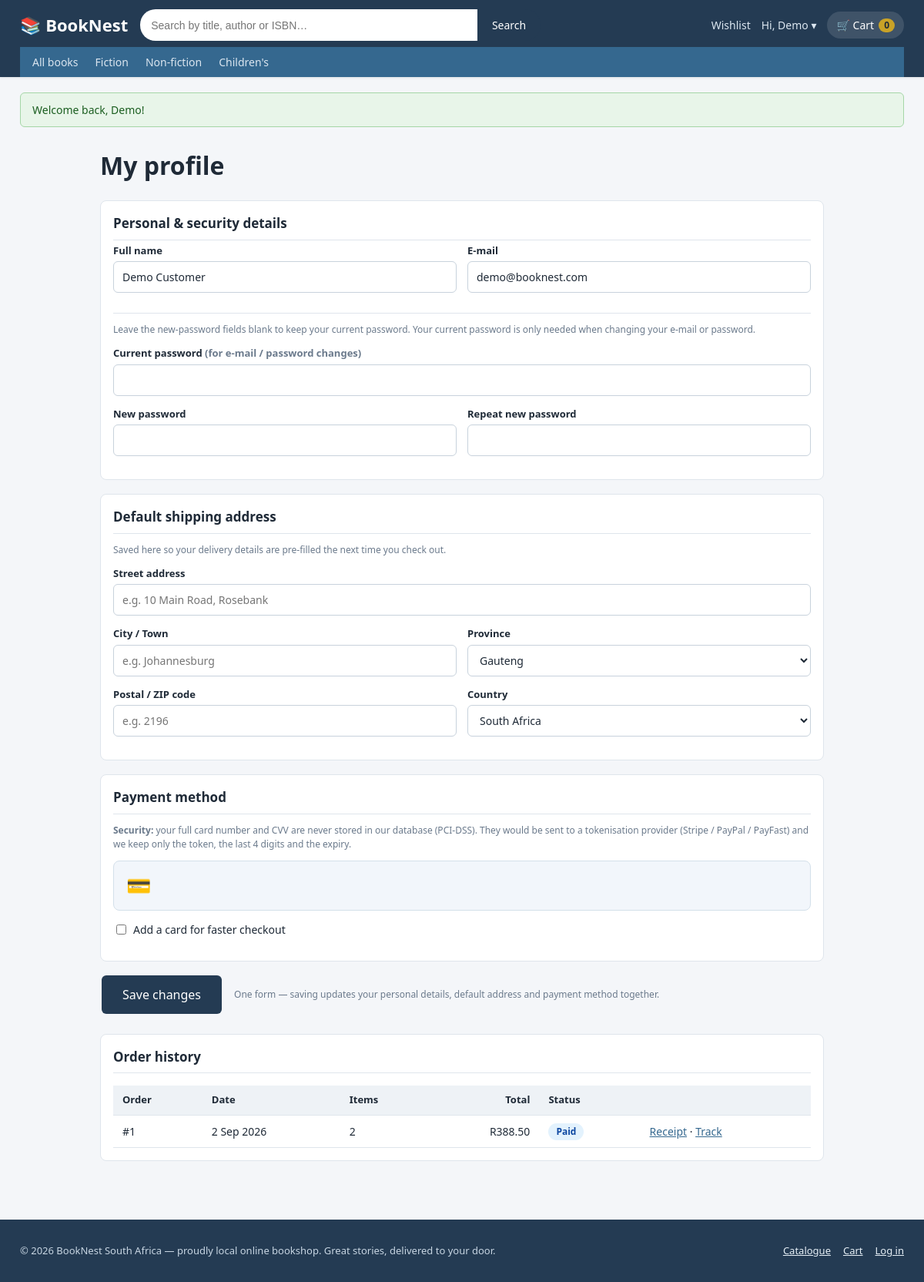
The app's page /profile.php (signed in) with its own data.
### tables this page shows
CREATE TABLE users (
    UserID      INT            NOT NULL AUTO_INCREMENT,
    Name        VARCHAR(60)    NOT NULL,
    Email       VARCHAR(120)   NOT NULL,
    Password    VARCHAR(255)   NOT NULL,             
    Role        ENUM('Customer','Admin') NOT NULL DEFAULT 'Customer',
    DateCreated DATETIME       NOT NULL DEFAULT CURRENT_TIMESTAMP,
     
    ShipStreet    VARCHAR(160) NULL,
    ShipCity      VARCHAR(60)  NULL,
    ShipProvince  VARCHAR(60)  NULL,
    ShipPostcode  VARCHAR(12)  NULL,
    ShipCountry   VARCHAR(60)  NULL DEFAULT 'South Africa',
     
    CardToken     VARCHAR(100) NULL,
    CardLast4     VARCHAR(4)   NULL,
    CardExpiry    CHAR(5)      NULL,
    PRIMARY KEY (UserID),
    UNIQUE KEY uq_users_email (Email)
);

CREATE TABLE orders (
    OrderID           INT          NOT NULL AUTO_INCREMENT,
    UserID            INT          NOT NULL,
    OrderDate         DATETIME     NOT NULL DEFAULT CURRENT_TIMESTAMP,
    TotalAmount       DECIMAL(8,2) NOT NULL,
    Status            ENUM('Pending','Paid','Shipped','Completed') NOT NULL DEFAULT 'Pending',
     
    ShipName          VARCHAR(60)  NULL,
    ShipAddress       VARCHAR(160) NULL,
    ShipCity          VARCHAR(60)  NULL,
    ShipPostcode      VARCHAR(12)  NULL,
    ShipCountry       VARCHAR(60)  NULL,
    ShipPhone         VARCHAR(30)  NULL,
     
    ShipMethod        ENUM('Standard','Express','Priority') NOT NULL DEFAULT 'Standard',
    ShipCost          DECIMAL(6,2) NOT NULL DEFAULT 0.00,
    EstimatedDelivery DATE         NULL,
    Carrier           VARCHAR(60)  NULL,
    TrackingNumber    VARCHAR(40)  NULL,
    ShippedDate       DATETIME     NULL,
    DeliveredDate     DATETIME     NULL,
     
    PromoCode         VARCHAR(40)  NULL,
    DiscountAmount    DECIMAL(8,2) NOT NULL DEFAULT 0.00,
    PRIMARY KEY (OrderID),
    KEY idx_orders_user (UserID),
    KEY idx_orders_status (Status),
    CONSTRAINT fk_orders_user FOREIGN KEY (UserID)
        REFERENCES users(UserID) ON DELETE RESTRICT ON UPDATE CASCADE
);

### public/includes/db.php (called while the page is built, shortened)
<?php
final class DatabaseConnection
{
    private static ?DatabaseConnection $instance = null;
    private PDO $pdo;
    private function __construct()
    {
        $dsn = sprintf('mysql:host=%s;port=%d;dbname=%s;charset=utf8mb4',
            DB_HOST, DB_PORT, DB_NAME);
        $this->pdo = new PDO($dsn, DB_USER, DB_PASS, [
            PDO::ATTR_ERRMODE            => PDO::ERRMODE_EXCEPTION,
            PDO::ATTR_DEFAULT_FETCH_MODE => PDO::FETCH_ASSOC,
            PDO::ATTR_EMULATE_PREPARES   => false,
            PDO::ATTR_STRINGIFY_FETCHES  => false,
        ]);
    }
    public static function getInstance(): self
    {
        if (self::$instance === null) {
            self::$instance = new self();
        }
        return self::$instance;
    }
    public function pdo(): PDO
    {
        return $this->pdo;
    }
}

### public/includes/init.php (called while the page is built, shortened)
<?php
require_once __DIR__ . '/db.php';
require_once __DIR__ . '/functions.php';
function db(): PDO
{
    return DatabaseConnection::getInstance()->pdo();
}

### public/profile.php (the view, shortened to what this page needs)
<?php
require_once __DIR__ . '/includes/init.php';
$user = current_user();
$rowQ = db()->prepare('SELECT * FROM users WHERE UserID = ?');
$rowQ->execute([$user['UserID']]);
$dbRow = $rowQ->fetch();
$provinces = [
    'Gauteng', 'Western Cape', 'Eastern Cape', 'KwaZulu-Natal', 'Free State',
    'Limpopo', 'Mpumalanga', 'Northern Cape', 'North West',
];
$countries = [
    'South Africa', 'Botswana', 'Eswatini', 'Lesotho', 'Namibia', 'Zimbabwe',
    'Mozambique', 'Zambia', 'Angola', 'Nigeria', 'Kenya', 'Tanzania', 'Ghana',
    'United Kingdom', 'United States', 'Australia', 'Canada', 'Germany', 'France', 'Netherlands',
];
$fv = [
    'name'     => $user['Name'],
    'email'    => $user['Email'],
    'street'   => (string) ($dbRow['ShipStreet'] ?? ''),
    'city'     => (string) ($dbRow['ShipCity'] ?? ''),
    'province' => (string) ($dbRow['ShipProvince'] ?? 'Gauteng'),
    'postcode' => (string) ($dbRow['ShipPostcode'] ?? ''),
    'country'  => (string) ($dbRow['ShipCountry'] ?? STORE_COUNTRY),
];
$savedCard = $dbRow['CardLast4']
    ? ['last4' => $dbRow['CardLast4'], 'expiry' => $dbRow['CardExpiry'], 'token' => $dbRow['CardToken']]
    : null;
$replaceMode = false;
$orders = db()->prepare(
    'SELECT o.*, (SELECT COUNT(*) FROM order_details od WHERE od.OrderID = o.OrderID) AS items
       FROM orders o WHERE o.UserID = ? ORDER BY o.OrderDate DESC'
);
$orders->execute([$user['UserID']]);
$orderList = $orders->fetchAll();
include __DIR__ . '/includes/header.php';
?>
<div class="profile-page">
  <h1>My profile</h1>
  <form method="post" action="profile.php" id="profileForm" data-validate>
    <section class="panel profile-card">
      <h2>Personal &amp; security details</h2>
      <div class="field-row">
        <div class="field">
          <label for="name">Full name</label>
          <input type="text" id="name" name="name" value="<?= e($fv['name']) ?>" required
                 data-rules="required|min:2" minlength="2">
        </div>
        <div class="field">
          <label for="email">E-mail</label>
          <input type="email" id="email" name="email" value="<?= e($fv['email']) ?>" required
                 data-rules="required|email">
        </div>
      </div>
      <hr>
      <p class="muted small">Leave the new-password fields blank to keep your current password.
        Your current password is only needed when changing your e-mail or password.</p>
      <div class="field">
        <label for="current_password">Current password <span class="muted">(for e-mail / password changes)</span></label>
        <input type="password" id="current_password" name="current_password" autocomplete="current-password">
      </div>
      <div class="field-row">
        <div class="field">
          <label for="new_password">New password</label>
          <input type="password" id="new_password" name="new_password" autocomplete="new-password"
                 data-rules="min:8">
        </div>
        <div class="field">
          <label for="new_password2">Repeat new password</label>
          <input type="password" id="new_password2" name="new_password2" autocomplete="new-password"
                 data-rules="match:new_password">
        </div>
      </div>
    </section>
    <section class="panel profile-card">
      <h2>Default shipping address</h2>
      <p class="muted small">Saved here so your delivery details are pre-filled the next time you check out.</p>
      <div class="field">
        <label for="street">Street address</label>
        <input type="text" id="street" name="street" value="<?= e($fv['street']) ?>"
               placeholder="e.g. 10 Main Road, Rosebank" required maxlength="160" data-rules="required|min:5">
      </div>
      <div class="field-row">
        <div class="field">
          <label for="city">City / Town</label>
          <input type="text" id="city" name="city" value="<?= e($fv['city']) ?>"
                 placeholder="e.g. Johannesburg" required maxlength="60" data-rules="required">
        </div>
        <div class="field">
          <label for="province">Province</label>
          <select name="province" id="province" required data-rules="required">
            <?php foreach ($provinces as $p): ?>
              <option value="<?= e($p) ?>" <?= $fv['province'] === $p ? 'selected' : '' ?>><?= e($p) ?></option>
            <?php endforeach; ?>
          </select>
        </div>
      </div>
      <div class="field-row">
        <div class="field">
          <label for="postcode">Postal / ZIP code</label>
          <input type="text" id="postcode" name="postcode" value="<?= e($fv['postcode']) ?>"
                 placeholder="e.g. 2196" required maxlength="10"
                 pattern="[A-Za-z0-9][A-Za-z0-9 \-]{2,9}"
                 title="3–10 characters: letters, digits, spaces or hyphens" data-rules="required">
        </div>
        <div class="field">
          <label for="country">Country</label>
          <select name="country" id="country" required data-rules="required">
            <?php foreach ($countries as $c): ?>
              <option value="<?= e($c) ?>" <?= $fv['country'] === $c ? 'selected' : '' ?>><?= e($c) ?></option>
            <?php endforeach; ?>
          </select>
        </div>
      </div>
    </section>
    <section class="panel profile-card">
      <h2>Payment method</h2>
      <p class="muted small">
        <strong>Security:</strong> your full card number and CVV are never stored in our database (PCI-DSS).
        They would be sent to a tokenisation provider (Stripe / PayPal / PayFast) and we keep only the token,
        the last 4 digits and the expiry.
      </p>
      <div class="saved-card-box" id="savedCardBox" <?= $savedCard ? '' : 'hidden' ?>>
        <span class="card-icon" aria-hidden="true">&#128179;</span>
      </div>
      <div class="toggle-row">
        <label class="check">
          <input type="checkbox" id="replaceCard" name="replace_card" value="1" <?= $replaceMode ? 'checked' : '' ?>>
          <?= $savedCard ? 'Replace saved card' : 'Add a card for faster checkout' ?>
        </label>
      </div>
    </section>
    <div class="form-actions">
      <button type="submit" class="btn btn-dark btn-lg">Save changes</button>
      <p class="muted small">One form — saving updates your personal details, default address and payment method together.</p>
    </div>
  </form>
  <section class="panel order-history">
    <h2>Order history</h2>
    <?php if (!$orderList): ?>
      <p class="muted">You have not placed any orders yet.</p>
    <?php else: ?>
      <div class="table-scroll">
        <table class="data-table">
          <thead><tr><th>Order</th><th>Date</th><th>Items</th><th class="num">Total</th><th>Status</th><th></th></tr></thead>
          <tbody>
            <?php foreach ($orderList as $o): ?>
              <tr>
                <td>#<?= (int) $o['OrderID'] ?></td>
                <td><?= e(date('j M Y', strtotime($o['OrderDate']))) ?></td>
                <td><?= (int) $o['items'] ?></td>
                <td class="num"><?= money((float) $o['TotalAmount']) ?></td>
                <td><span class="badge badge-<?= e(strtolower($o['Status'])) ?>"><?= e($o['Status']) ?></span></td>
                <td>
                  <a href="confirmation.php?order=<?= (int) $o['OrderID'] ?>">Receipt</a>
                  &middot; <a href="track.php?order=<?= (int) $o['OrderID'] ?>">Track</a>
                </td>
              </tr>
            <?php endforeach; ?>
          </tbody>
        </table>
      </div>
    <?php endif; ?>
  </section>
</div>
<?php include __DIR__ . '/includes/footer.php'; ?>

### public/includes/header.php (shortened to what this page needs)
<?php
$user = current_user();
$cartN = cart_count();
?>
<!DOCTYPE html>
<html lang="en">
<head>
<link rel="stylesheet" href="<?= asset('css/style.css') ?>">
</head>
<body>
<header class="site-header">
  <div class="container header-row">
    <a class="logo" href="<?= url('index.php') ?>" aria-label="<?= e(APP_NAME) ?> home">&#128218; BookNest</a>
    <form class="searchbox" action="<?= url('catalogue.php') ?>" method="get" role="search" autocomplete="off">
      <input type="search" name="q" id="searchInput"
             placeholder="Search by title, author or ISBN…"
             value="<?= e(get('q')) ?>">
      <button type="submit" class="btn btn-dark">Search</button>
    </form>
    <nav class="user-nav" aria-label="Account and basket">
      <?php if (is_logged_in()): ?>
        <a class="nav-link" href="<?= url('wishlist.php') ?>">Wishlist</a>
        <div class="user-menu">
          <a class="nav-link" href="<?= url('profile.php') ?>">Hi, <?= e(explode(' ', $user['Name'])[0]) ?> &#9662;</a>
        </div>
      <?php else: ?>
        <a class="nav-link" href="<?= url('login.php') ?>">Log in</a>
        <a class="nav-link" href="<?= url('register.php') ?>">Register</a>
      <?php endif; ?>
      <a class="cart-link" href="<?= url('cart.php') ?>">
        &#128722; Cart
        <span class="cart-badge" id="cartCount"><?= (int) $cartN ?></span>
      </a>
    </nav>
  </div>
  <div class="container">
    <nav class="catnav" aria-label="Book categories">
      <a href="<?= url('catalogue.php') ?>" class="<?= ($activePage ?? '') === 'all' ? 'active' : '' ?>">All books</a>
      <?php foreach (['Fiction', 'Non-fiction', "Children's"] as $g): ?>
        <a href="<?= url('catalogue.php') ?>?genre=<?= urlencode($g) ?>"
           class="<?= ($activePage ?? '') === 'genre-' . $g ? 'active' : '' ?>"><?= e($g) ?></a>
      <?php endforeach; ?>
    </nav>
  </div>
</header>
<?php if (!empty($_SESSION['flash'])): ?>
  <div class="container flash-zone"><?php render_flashes(); ?></div>
<?php endif; ?>
<main id="main" class="container">

### records on screen
users: Name "Demo", name "Demo Customer", email "demo@booknest.com"
orders: OrderID "1", OrderDate "2 Sep 2026", items "2", TotalAmount "R388.50", Status "Paid"

### other values on screen
$cartN "0"
$g "Fiction"
$g "Non-fiction"
$g "Children's"
$f['msg'] "Welcome back, Demo!"
APP_NAME "BookNest"
form field province "Gauteng"
form field country "South Africa"
